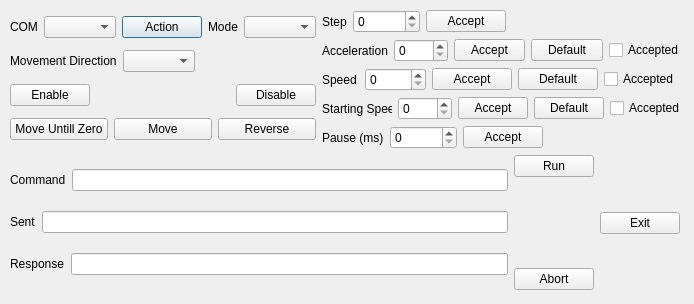
<?xml version="1.0" encoding="UTF-8"?>
<ui version="4.0">
 <class>SMSD_4_2_UI</class>
 <widget class="QDialog" name="SMSD_4_2_UI">
  <property name="geometry">
   <rect>
    <x>0</x>
    <y>0</y>
    <width>694</width>
    <height>304</height>
   </rect>
  </property>
  <property name="windowTitle">
   <string>Dialog</string>
  </property>
  <widget class="QWidget" name="">
   <property name="geometry">
    <rect>
     <x>10</x>
     <y>10</y>
     <width>670</width>
     <height>280</height>
    </rect>
   </property>
   <layout class="QVBoxLayout" name="verticalLayout_5">
    <item>
     <layout class="QHBoxLayout" name="horizontalLayout_14">
      <item>
       <layout class="QVBoxLayout" name="verticalLayout_4">
        <item>
         <layout class="QHBoxLayout" name="horizontalLayout_8">
          <item>
           <layout class="QHBoxLayout" name="horizontalLayout_9">
            <item>
             <widget class="QLabel" name="labelCom">
              <property name="text">
               <string>COM</string>
              </property>
             </widget>
            </item>
            <item>
             <widget class="QComboBox" name="comboBoxCom"/>
            </item>
            <item>
             <widget class="QPushButton" name="pushButtonComAction">
              <property name="text">
               <string>Action</string>
              </property>
             </widget>
            </item>
           </layout>
          </item>
          <item>
           <layout class="QHBoxLayout" name="horizontalLayout">
            <item>
             <widget class="QLabel" name="labelMode">
              <property name="text">
               <string>Mode</string>
              </property>
             </widget>
            </item>
            <item>
             <widget class="QComboBox" name="comboBoxMode"/>
            </item>
           </layout>
          </item>
         </layout>
        </item>
        <item>
         <layout class="QHBoxLayout" name="horizontalLayout_5">
          <item>
           <widget class="QLabel" name="labelMovementDirection">
            <property name="text">
             <string>Movement Direction</string>
            </property>
           </widget>
          </item>
          <item>
           <widget class="QComboBox" name="comboBoxMovementDirection"/>
          </item>
          <item>
           <spacer name="horizontalSpacer_3">
            <property name="orientation">
             <enum>Qt::Horizontal</enum>
            </property>
            <property name="sizeHint" stdset="0">
             <size>
              <width>40</width>
              <height>20</height>
             </size>
            </property>
           </spacer>
          </item>
         </layout>
        </item>
        <item>
         <layout class="QHBoxLayout" name="horizontalLayout_4">
          <item>
           <widget class="QPushButton" name="pushButtonEnable">
            <property name="text">
             <string>Enable</string>
            </property>
           </widget>
          </item>
          <item>
           <spacer name="horizontalSpacer_5">
            <property name="orientation">
             <enum>Qt::Horizontal</enum>
            </property>
            <property name="sizeHint" stdset="0">
             <size>
              <width>40</width>
              <height>20</height>
             </size>
            </property>
           </spacer>
          </item>
          <item>
           <widget class="QPushButton" name="pushButtonDisable">
            <property name="text">
             <string>Disable</string>
            </property>
           </widget>
          </item>
         </layout>
        </item>
        <item>
         <layout class="QHBoxLayout" name="horizontalLayout_15">
          <item>
           <widget class="QPushButton" name="pushButtonMoveUntillZero">
            <property name="text">
             <string>Move Untill Zero</string>
            </property>
           </widget>
          </item>
          <item>
           <widget class="QPushButton" name="pushButtonMove">
            <property name="text">
             <string>Move</string>
            </property>
           </widget>
          </item>
          <item>
           <widget class="QPushButton" name="pushButtonReverse">
            <property name="text">
             <string>Reverse</string>
            </property>
           </widget>
          </item>
         </layout>
        </item>
       </layout>
      </item>
      <item>
       <layout class="QVBoxLayout" name="verticalLayout_3">
        <item>
         <layout class="QHBoxLayout" name="horizontalLayout_6">
          <item>
           <widget class="QLabel" name="labelStep">
            <property name="text">
             <string>Step</string>
            </property>
           </widget>
          </item>
          <item>
           <widget class="QSpinBox" name="spinBoxStep">
            <property name="maximum">
             <number>1000000</number>
            </property>
           </widget>
          </item>
          <item>
           <widget class="QPushButton" name="pushButtonStepAccept">
            <property name="text">
             <string>Accept</string>
            </property>
           </widget>
          </item>
          <item>
           <spacer name="horizontalSpacer">
            <property name="orientation">
             <enum>Qt::Horizontal</enum>
            </property>
            <property name="sizeHint" stdset="0">
             <size>
              <width>40</width>
              <height>20</height>
             </size>
            </property>
           </spacer>
          </item>
         </layout>
        </item>
        <item>
         <layout class="QHBoxLayout" name="horizontalLayout_10">
          <item>
           <widget class="QLabel" name="labelAcceleration">
            <property name="text">
             <string>Acceleration</string>
            </property>
           </widget>
          </item>
          <item>
           <widget class="QSpinBox" name="spinBoxAcceleration">
            <property name="maximum">
             <number>1000</number>
            </property>
           </widget>
          </item>
          <item>
           <widget class="QPushButton" name="pushButtonAccelerationAccept">
            <property name="text">
             <string>Accept</string>
            </property>
           </widget>
          </item>
          <item>
           <widget class="QPushButton" name="pushButtonAccelerationDefault">
            <property name="text">
             <string>Default</string>
            </property>
           </widget>
          </item>
          <item>
           <widget class="QCheckBox" name="checkBoxAccelerationAccepted">
            <property name="text">
             <string>Accepted</string>
            </property>
           </widget>
          </item>
         </layout>
        </item>
        <item>
         <layout class="QHBoxLayout" name="horizontalLayout_11">
          <item>
           <widget class="QLabel" name="labelSpeed">
            <property name="text">
             <string>Speed</string>
            </property>
           </widget>
          </item>
          <item>
           <widget class="QSpinBox" name="spinBoxSpeed">
            <property name="maximum">
             <number>10000</number>
            </property>
           </widget>
          </item>
          <item>
           <widget class="QPushButton" name="pushButtonSpeedAccept">
            <property name="text">
             <string>Accept</string>
            </property>
           </widget>
          </item>
          <item>
           <widget class="QPushButton" name="pushButtonSpeedDefault">
            <property name="text">
             <string>Default</string>
            </property>
           </widget>
          </item>
          <item>
           <widget class="QCheckBox" name="checkBoxSpeedAccepted">
            <property name="text">
             <string>Accepted</string>
            </property>
           </widget>
          </item>
         </layout>
        </item>
        <item>
         <layout class="QHBoxLayout" name="horizontalLayout_12">
          <item>
           <widget class="QLabel" name="labelStartingSpeed">
            <property name="text">
             <string>Starting Speed</string>
            </property>
           </widget>
          </item>
          <item>
           <widget class="QSpinBox" name="spinBoxStartingSpeed">
            <property name="maximum">
             <number>2000</number>
            </property>
           </widget>
          </item>
          <item>
           <widget class="QPushButton" name="pushButtonStartingSpeedAccept">
            <property name="text">
             <string>Accept</string>
            </property>
           </widget>
          </item>
          <item>
           <widget class="QPushButton" name="pushButtonStartingSpeedDefault">
            <property name="text">
             <string>Default</string>
            </property>
           </widget>
          </item>
          <item>
           <widget class="QCheckBox" name="checkBoxStartingSpeedAccepted">
            <property name="text">
             <string>Accepted</string>
            </property>
           </widget>
          </item>
         </layout>
        </item>
        <item>
         <layout class="QHBoxLayout" name="horizontalLayout_16">
          <item>
           <widget class="QLabel" name="labelPause">
            <property name="text">
             <string>Pause (ms)</string>
            </property>
           </widget>
          </item>
          <item>
           <widget class="QSpinBox" name="spinBoxPause">
            <property name="maximum">
             <number>10000000</number>
            </property>
           </widget>
          </item>
          <item>
           <widget class="QPushButton" name="pushButtonPauseAccept">
            <property name="text">
             <string>Accept</string>
            </property>
           </widget>
          </item>
          <item>
           <spacer name="horizontalSpacer_2">
            <property name="orientation">
             <enum>Qt::Horizontal</enum>
            </property>
            <property name="sizeHint" stdset="0">
             <size>
              <width>40</width>
              <height>20</height>
             </size>
            </property>
           </spacer>
          </item>
         </layout>
        </item>
       </layout>
      </item>
     </layout>
    </item>
    <item>
     <layout class="QHBoxLayout" name="horizontalLayout_13">
      <item>
       <layout class="QVBoxLayout" name="verticalLayout">
        <item>
         <layout class="QHBoxLayout" name="horizontalLayout_2">
          <item>
           <widget class="QLabel" name="labelCommand">
            <property name="text">
             <string>Command</string>
            </property>
           </widget>
          </item>
          <item>
           <widget class="QLineEdit" name="lineEditCommand"/>
          </item>
         </layout>
        </item>
        <item>
         <layout class="QHBoxLayout" name="horizontalLayout_7">
          <item>
           <widget class="QLabel" name="labelSent">
            <property name="text">
             <string>Sent</string>
            </property>
           </widget>
          </item>
          <item>
           <widget class="QLineEdit" name="lineEditSent"/>
          </item>
         </layout>
        </item>
        <item>
         <layout class="QHBoxLayout" name="horizontalLayout_3">
          <item>
           <widget class="QLabel" name="labelResponse">
            <property name="text">
             <string>Response</string>
            </property>
           </widget>
          </item>
          <item>
           <widget class="QLineEdit" name="lineEditResponse"/>
          </item>
         </layout>
        </item>
       </layout>
      </item>
      <item>
       <layout class="QVBoxLayout" name="verticalLayout_2">
        <item>
         <widget class="QPushButton" name="pushButtonRun">
          <property name="text">
           <string>Run</string>
          </property>
         </widget>
        </item>
        <item>
         <spacer name="verticalSpacer">
          <property name="orientation">
           <enum>Qt::Vertical</enum>
          </property>
          <property name="sizeHint" stdset="0">
           <size>
            <width>20</width>
            <height>40</height>
           </size>
          </property>
         </spacer>
        </item>
        <item>
         <widget class="QPushButton" name="pushButtonAbort">
          <property name="text">
           <string>Abort</string>
          </property>
         </widget>
        </item>
       </layout>
      </item>
      <item>
       <layout class="QVBoxLayout" name="verticalLayout_6">
        <item>
         <spacer name="verticalSpacer_2">
          <property name="orientation">
           <enum>Qt::Vertical</enum>
          </property>
          <property name="sizeHint" stdset="0">
           <size>
            <width>20</width>
            <height>40</height>
           </size>
          </property>
         </spacer>
        </item>
        <item>
         <widget class="QPushButton" name="pushButtonExit">
          <property name="text">
           <string>Exit</string>
          </property>
         </widget>
        </item>
        <item>
         <spacer name="verticalSpacer_3">
          <property name="orientation">
           <enum>Qt::Vertical</enum>
          </property>
          <property name="sizeHint" stdset="0">
           <size>
            <width>20</width>
            <height>40</height>
           </size>
          </property>
         </spacer>
        </item>
       </layout>
      </item>
     </layout>
    </item>
   </layout>
  </widget>
 </widget>
 <resources/>
 <connections/>
</ui>
